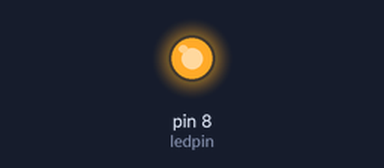
Recording of a sketch running on a simulated Arduino Uno, built with avr-gcc and run on an emulated ATmega328P. On the bench: output pins drawn as LEDs (lit = HIGH).

Above: at 2.5 s.
At 5.5 s:
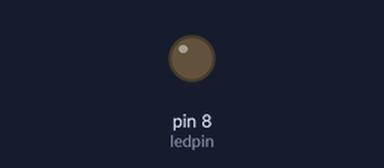
Timing chart, 0 to 7.8 s (numbered marks = the images above):
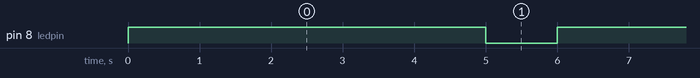

The sketch:

LED_test.ino
```cpp
int ledpin = 8;
void setup()
{

  pinMode(ledpin, OUTPUT);
}


void loop()
{
  digitalWrite(ledpin, HIGH);   // turn the LED on (HIGH is the voltage level)
  delay(5000);                       // wait for a second
  digitalWrite(ledpin, LOW);    // turn the LED off by making the voltage LOW
  delay(1000);                       // wait for a second
}
```

Measured:
- by itself, pin 8 (ledpin): alternates HIGH for 5.0 s and LOW for 1.0 s
